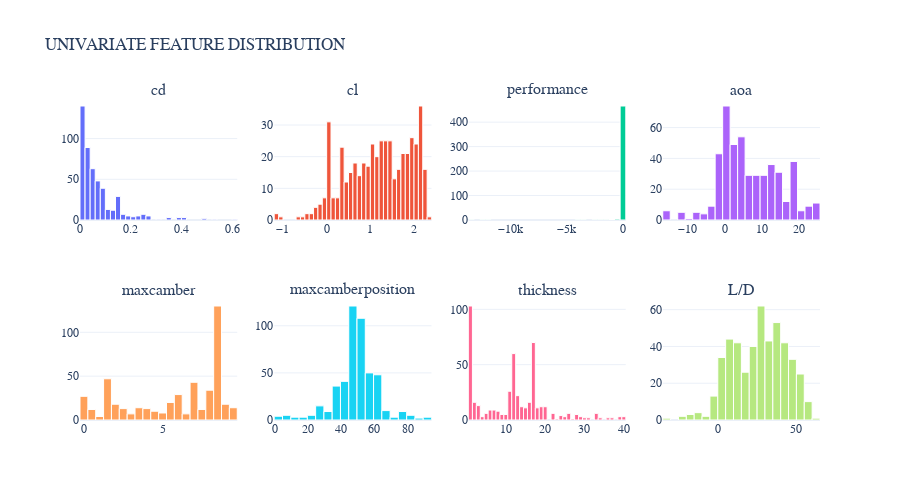

The code cell stored with this chart in its notebook:
### Code cell
px_stats(data.df.drop(['id'],axis=1),to_plot='histogram',height=500)

### Figure 1 — Plotly figure (JSON) as saved in the notebook; plotly's stock layout.template omitted (floating-point values rounded to 4 significant figures; data arrays with more than 128 entries replaced by an {"elided": "..."} marker saying what was removed)
{"data": [{"marker": {"line": {"color": "white", "width": 1}}, "nbinsx": 40, "showlegend": false, "type": "histogram", "x": {"elided": "480 float values"}, "xaxis": "x", "yaxis": "y"}, {"marker": {"line": {"color": "white", "width": 1}}, "nbinsx": 40, "showlegend": false, "type": "histogram", "x": {"elided": "480 float values"}, "xaxis": "x2", "yaxis": "y2"}, {"marker": {"line": {"color": "white", "width": 1}}, "nbinsx": 40, "showlegend": false, "type": "histogram", "x": {"elided": "480 float values"}, "xaxis": "x3", "yaxis": "y3"}, {"marker": {"line": {"color": "white", "width": 1}}, "nbinsx": 40, "showlegend": false, "type": "histogram", "x": {"elided": "480 int values"}, "xaxis": "x4", "yaxis": "y4"}, {"marker": {"line": {"color": "white", "width": 1}}, "nbinsx": 40, "showlegend": false, "type": "histogram", "x": {"elided": "480 float values"}, "xaxis": "x5", "yaxis": "y5"}, {"marker": {"line": {"color": "white", "width": 1}}, "nbinsx": 40, "showlegend": false, "type": "histogram", "x": {"elided": "480 int values"}, "xaxis": "x6", "yaxis": "y6"}, {"marker": {"line": {"color": "white", "width": 1}}, "nbinsx": 40, "showlegend": false, "type": "histogram", "x": {"elided": "480 float values"}, "xaxis": "x7", "yaxis": "y7"}, {"marker": {"line": {"color": "white", "width": 1}}, "nbinsx": 40, "showlegend": false, "type": "histogram", "x": {"elided": "480 float values"}, "xaxis": "x8", "yaxis": "y8"}], "layout": {"annotations": [{"font": {"size": 16}, "showarrow": false, "text": "cd", "x": 0.1062, "xanchor": "center", "xref": "paper", "y": 1, "yanchor": "bottom", "yref": "paper"}, {"font": {"size": 16}, "showarrow": false, "text": "cl", "x": 0.3688, "xanchor": "center", "xref": "paper", "y": 1, "yanchor": "bottom", "yref": "paper"}, {"font": {"size": 16}, "showarrow": false, "text": "performance", "x": 0.6313, "xanchor": "center", "xref": "paper", "y": 1, "yanchor": "bottom", "yref": "paper"}, {"font": {"size": 16}, "showarrow": false, "text": "aoa", "x": 0.8938, "xanchor": "center", "xref": "paper", "y": 1, "yanchor": "bottom", "yref": "paper"}, {"font": {"size": 16}, "showarrow": false, "text": "maxcamber", "x": 0.1062, "xanchor": "center", "xref": "paper", "y": 0.375, "yanchor": "bottom", "yref": "paper"}, {"font": {"size": 16}, "showarrow": false, "text": "maxcamberposition", "x": 0.3688, "xanchor": "center", "xref": "paper", "y": 0.375, "yanchor": "bottom", "yref": "paper"}, {"font": {"size": 16}, "showarrow": false, "text": "thickness", "x": 0.6313, "xanchor": "center", "xref": "paper", "y": 0.375, "yanchor": "bottom", "yref": "paper"}, {"font": {"size": 16}, "showarrow": false, "text": "L/D", "x": 0.8938, "xanchor": "center", "xref": "paper", "y": 0.375, "yanchor": "bottom", "yref": "paper"}], "font": {"family": "sans-serif", "size": 12}, "height": 500, "title": {"text": "UNIVARIATE FEATURE DISTRIBUTION"}, "xaxis": {"anchor": "y", "domain": [0, 0.2125]}, "xaxis2": {"anchor": "y2", "domain": [0.2625, 0.475]}, "xaxis3": {"anchor": "y3", "domain": [0.525, 0.7375]}, "xaxis4": {"anchor": "y4", "domain": [0.7875, 1]}, "xaxis5": {"anchor": "y5", "domain": [0, 0.2125]}, "xaxis6": {"anchor": "y6", "domain": [0.2625, 0.475]}, "xaxis7": {"anchor": "y7", "domain": [0.525, 0.7375]}, "xaxis8": {"anchor": "y8", "domain": [0.7875, 1]}, "yaxis": {"anchor": "x", "domain": [0.625, 1]}, "yaxis2": {"anchor": "x2", "domain": [0.625, 1]}, "yaxis3": {"anchor": "x3", "domain": [0.625, 1]}, "yaxis4": {"anchor": "x4", "domain": [0.625, 1]}, "yaxis5": {"anchor": "x5", "domain": [0, 0.375]}, "yaxis6": {"anchor": "x6", "domain": [0, 0.375]}, "yaxis7": {"anchor": "x7", "domain": [0, 0.375]}, "yaxis8": {"anchor": "x8", "domain": [0, 0.375]}}}
